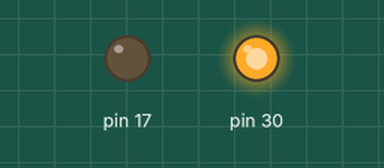
Simulated run of this sketch. Board: SparkFun Pro Micro, built with avr-gcc and run on an emulated ATmega32U4. On the bench: output pins drawn as LEDs (lit = HIGH).

Above: at 0.08 s.
At 38.85 s:
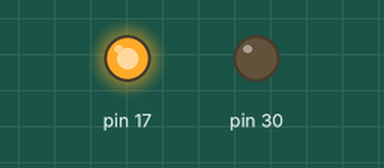
Timing chart, 0 to 40.0 s (numbered marks = the images above):
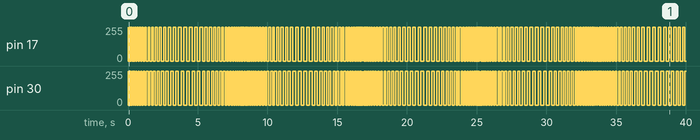

The sketch:

Blink2.ino
```cpp
// Скетч для проверки диодов на pro micro
/*
      ┌───┐
  ┌───┤   ├───┐
  │○  └───┘  ○│
  │○         ○│
  │○         ○│
  │○         ○│
  │○         ○│
  │○         ○│
  │○         ○│
  │○         ○│
  │○         ○│
  │○  ◘   ◘  ○│
  │○ RX   TX ○│
  │○         ○│
  └───────────┘
*/
void setup() {
  pinMode(LED_BUILTIN_TX, OUTPUT);
  pinMode(LED_BUILTIN_RX, OUTPUT);
}

void loop() {

  for(int i = 0; i <= 200; i+=10) {
     variableFlashes( i );
  }

  for(int i = 200; i >= 0; i-=10) {
     variableFlashes( i );
  }
}

// поочередные
void variableFlashes( int pause ) {
  digitalWrite(LED_BUILTIN_TX, HIGH);
  digitalWrite(LED_BUILTIN_RX, LOW);
  delay( pause );
  digitalWrite(LED_BUILTIN_TX, LOW);
  digitalWrite(LED_BUILTIN_RX, HIGH);
  delay( pause );
}
```
